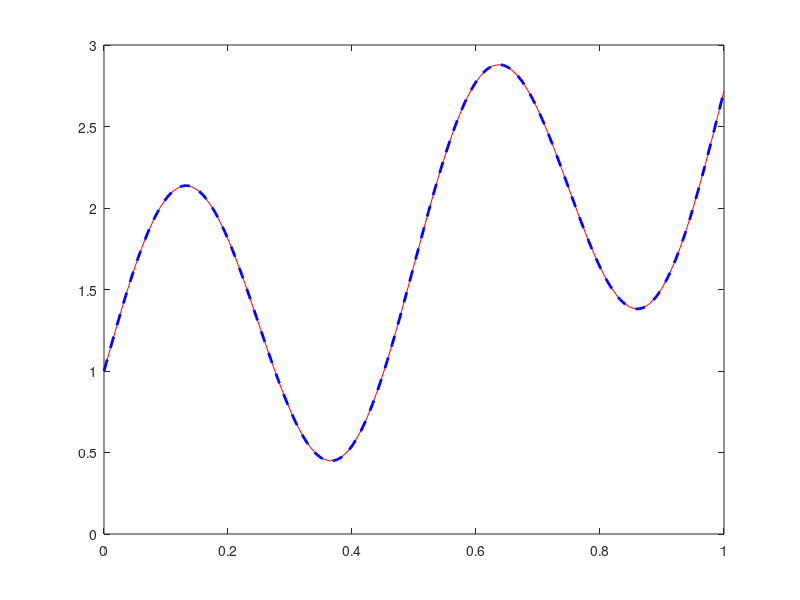

The MATLAB source for this figure:
%% 4 es 3
clear all
close all
clc
a = 0;
b = 1;
y0 = exp(1) + 1;
yM = exp(1) - 1;
f = @(x) exp(x).*(1-x)-(16*pi^2+x).*sin(4*pi*x);
sol_es = @(x) exp(x) + sin(4*pi*x);
xplot = linspace(0,1);
for k=2:8
    M = 2^k;
    x = linspace(a,b,M+1);
    h = (b-a)/M;
    d = [1/h^2*ones(1,M+1) 1 1/(2*h)];
    cs = [(-2/h^2-x) 0];
    cs2 = 1/h^2*ones(1,M+1);
    A = diag(d) + diag(cs,1) + diag(cs2,2);
    A(M+2,2) = 1;
    A(M+3,1) = 1/(2*h);
    A(M+3,3) = -1/(2*h);
    A(M+3,M+1) = -1/(2*h);
    F = [f(x)'; y0; yM];
    y = A\F;
    y = y(2:M+2); % elimino nodi fittizi
    plot(xplot,sol_es(xplot),'r',x,y,'--b','linewidth',2);
    ind = [1 M/2+1 M+1];
    err = abs(sol_es(x(ind)) -y(ind)')
    pause
end